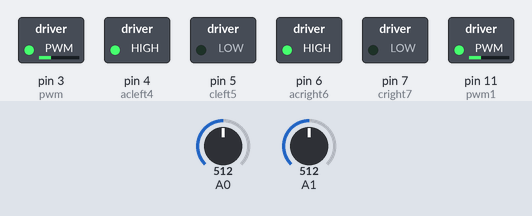
A sketch run on a simulated Arduino Uno, built with avr-gcc and run on an emulated ATmega328P. Shown: switched loads named in the sketch (green lamp = pin HIGH). Inputs (shaded band) come from the test bench; at power-on: A0 = 512, A1 = 512.

Above: at 0.05 s.
At 1.45 s:
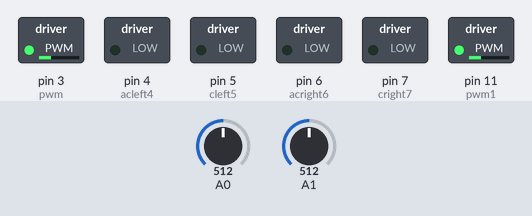
At 2.95 s:
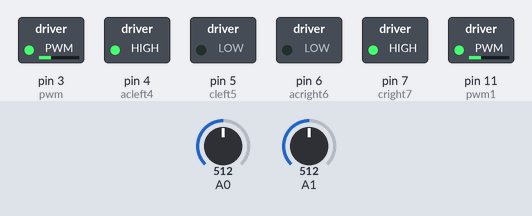
Timing chart, 0 to 3.5 s (numbered marks = the images above):
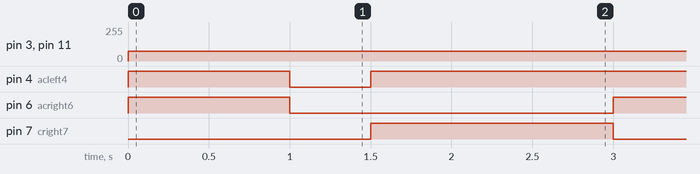

The sketch:

Fall_Avoider.ino
```cpp
// Please read the description file for better understanding.
int acleft4 = 4;  // ac = anticlockwise
int cleft5 = 5;  // c = clockwise
int acright6 = 6;
int cright7 = 7;
int pwm = 3; // Use only if you want to control the speed of dc motor
int pwm1 = 11; // Use only if you want to control the speed of dc motor
void setup() {
  // put your setup code here, to run once:  //Use when calibrating according to your surroundings
//Serial.begin(9600);
pinMode(acleft4, 1);
pinMode(cleft5, 1);
pinMode(acright6, 1);
pinMode(cright7, 1);
pinMode(A0,0);
pinMode(A1,0);
}

void loop() {
  // put your main code here, to run repeatedly:
int x = analogRead(A0);
int y = analogRead(A1);
/*Serial.println("Value of sensor right");  //Use when calibrating according to your surroundings
Serial.println(x);
Serial.println("Value of sensor left");
Serial.println(y);*/
analogWrite(pwm,75);   // Use only if you want to control the speed of dc motor
analogWrite(pwm1,75);   // Use only if you want to control the speed of dc motor
if (x > 500 || y > 500)
  {
    digitalWrite(cright7, 0);  // moving backward
    digitalWrite(acright6, 1);
    digitalWrite(cleft5, 0);
    digitalWrite(acleft4, 1);
    delay(1000);
    digitalWrite(cright7, 0);  // Stopping
    digitalWrite(acright6, 0);
    digitalWrite(cleft5, 0);
    digitalWrite(acleft4, 0);
    delay(500);
    digitalWrite(cright7, 1);  // moving right
    digitalWrite(acright6, 0);
    digitalWrite(cleft5, 0);
    digitalWrite(acleft4, 1);
    delay(1500);
    digitalWrite(cright7, 0);  // Stopping
    digitalWrite(acright6, 0);
    digitalWrite(cleft5, 0);
    digitalWrite(acleft4, 0);
  }
else{
  digitalWrite(cright7, 1);  // moving Foward
  digitalWrite(acright6, 0);
  digitalWrite(cleft5, 1);
  digitalWrite(acleft4, 0);
  }
}
```

Measured:
- by itself, pin 3 (pwm), pin 11 (pwm1): 0/255 → 75/255 at 0.00 s
- by itself, pin 4 (acleft4): repeats every 3.0 s: LOW 0.50 s, HIGH 2.5 s
- by itself, pin 6 (acright6): alternates HIGH for 1.0 s and LOW for 2.0 s
- by itself, pin 7 (cright7): alternates HIGH for 1.5 s and LOW for 1.5 s
